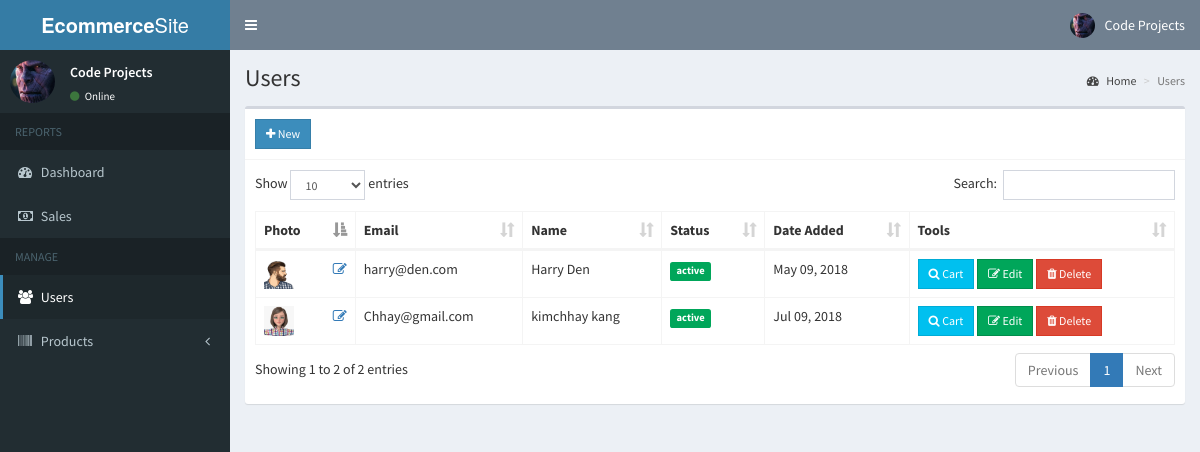
The page /admin/users.php (signed in) on the database its author committed.
### tables this page shows
CREATE TABLE IF NOT EXISTS `users` (
  `id` int(11) NOT NULL AUTO_INCREMENT,
  `email` varchar(200) NOT NULL,
  `password` varchar(60) NOT NULL,
  `type` int(1) NOT NULL,
  `firstname` varchar(50) NOT NULL,
  `lastname` varchar(50) NOT NULL,
  `address` text NOT NULL,
  `contact_info` varchar(100) NOT NULL,
  `photo` varchar(200) NOT NULL,
  `status` int(1) NOT NULL,
  `activate_code` varchar(15) NOT NULL,
  `reset_code` varchar(15) NOT NULL,
  `created_on` date NOT NULL,
  PRIMARY KEY (`id`)
);

### admin/includes/session.php (called while the page is built, shortened)
<?php
	include '../includes/conn.php';
	$conn = $pdo->open();
	$stmt = $conn->prepare("SELECT * FROM users WHERE id=:id");
	$stmt->execute(['id'=>$_SESSION['admin']]);
	$admin = $stmt->fetch();
?>

### admin/users.php (the view, shortened to what this page needs)
<?php include 'includes/session.php'; ?>
<?php include 'includes/header.php'; ?>
<body class="hold-transition skin-blue sidebar-mini">
<div class="wrapper">
  <?php include 'includes/navbar.php'; ?>
  <?php include 'includes/menubar.php'; ?>
  <div class="content-wrapper">
    <section class="content-header">
      <h1>
        Users
      </h1>
      <ol class="breadcrumb">
        <li><a href="#"><i class="fa fa-dashboard"></i> Home</a></li>
        <li class="active">Users</li>
      </ol>
    </section>
    <section class="content">
      <div class="row">
        <div class="col-xs-12">
          <div class="box">
            <div class="box-header with-border">
              <a href="#addnew" data-toggle="modal" class="btn btn-primary btn-sm btn-flat"><i class="fa fa-plus"></i> New</a>
            </div>
            <div class="box-body">
              <table id="example1" class="table table-bordered">
                <thead>
                  <th>Photo</th>
                  <th>Email</th>
                  <th>Name</th>
                  <th>Status</th>
                  <th>Date Added</th>
                  <th>Tools</th>
                </thead>
                <tbody>
                  <?php
                    $conn = $pdo->open();
                    try{
                      $stmt = $conn->prepare("SELECT * FROM users WHERE type=:type");
                      $stmt->execute(['type'=>0]);
                      foreach($stmt as $row){
                        $image = (!empty($row['photo'])) ? '../images/'.$row['photo'] : '../images/profile.jpg';
                        $status = ($row['status']) ? '<span class="label label-success">active</span>' : '<span class="label label-danger">not verified</span>';
                        $active = (!$row['status']) ? '<span class="pull-right"><a href="#activate" class="status" data-toggle="modal" data-id="'.$row['id'].'"><i class="fa fa-check-square-o"></i></a></span>' : '';
                        echo "
                          <tr>
                            <td>
                              <img src='".$image."' height='30px' width='30px'>
                              <span class='pull-right'><a href='#edit_photo' class='photo' data-toggle='modal' data-id='".$row['id']."'><i class='fa fa-edit'></i></a></span>
                            </td>
                            <td>".$row['email']."</td>
                            <td>".$row['firstname'].' '.$row['lastname']."</td>
                            <td>
                              ".$status."
                              ".$active."
                            </td>
                            <td>".date('M d, Y', strtotime($row['created_on']))."</td>
                            <td>
                              <a href='cart.php?user=".$row['id']."' class='btn btn-info btn-sm btn-flat'><i class='fa fa-search'></i> Cart</a>
                              <button class='btn btn-success btn-sm edit btn-flat' data-id='".$row['id']."'><i class='fa fa-edit'></i> Edit</button>
                              <button class='btn btn-danger btn-sm delete btn-flat' data-id='".$row['id']."'><i class='fa fa-trash'></i> Delete</button>
                            </td>
                          </tr>
                        ";
                      }
                    }
                    catch(PDOException $e){
                      echo $e->getMessage();
                    }
                  ?>
                </tbody>
              </table>
            </div>
          </div>
        </div>
      </div>
    </section>
  </div>
</div>
</body>
</html>

### admin/includes/navbar.php (shortened to what this page needs)
<header class="main-header">
  <a href="#" class="logo">
    <span class="logo-lg"><b>Ecommerce</b>Site</span>
  </a>
  <nav class="navbar navbar-static-top">
    <a href="#" class="sidebar-toggle" data-toggle="push-menu" role="button">
    </a>
    <div class="navbar-custom-menu">
      <ul class="nav navbar-nav">
        <li class="dropdown user user-menu">
          <a href="#" class="dropdown-toggle" data-toggle="dropdown">
            <img src="<?php echo (!empty($admin['photo'])) ? '../images/'.$admin['photo'] : '../images/profile.jpg'; ?>" class="user-image" alt="User Image">
            <span class="hidden-xs"><?php echo $admin['firstname'].' '.$admin['lastname']; ?></span>
          </a>
        </li>
      </ul>
    </div>
  </nav>
</header>

### admin/includes/menubar.php (shortened to what this page needs)
<aside class="main-sidebar">
  <section class="sidebar">
    <div class="user-panel">
      <div class="pull-left image">
        <img src="<?php echo (!empty($admin['photo'])) ? '../images/'.$admin['photo'] : '../images/profile.jpg'; ?>" class="img-circle" alt="User Image">
      </div>
      <div class="pull-left info">
        <p><?php echo $admin['firstname'].' '.$admin['lastname']; ?></p>
        <a><i class="fa fa-circle text-success"></i> Online</a>
      </div>
    </div>
    <ul class="sidebar-menu" data-widget="tree">
      <li class="header">REPORTS</li>
      <li><a href="home.php"><i class="fa fa-dashboard"></i> <span>Dashboard</span></a></li>
      <li><a href="sales.php"><i class="fa fa-money"></i> <span>Sales</span></a></li>
      <li class="header">MANAGE</li>
      <li><a href="users.php"><i class="fa fa-users"></i> <span>Users</span></a></li>
      <li class="treeview">
        <a href="#">
          <i class="fa fa-barcode"></i>
          <span>Products</span>
          <span class="pull-right-container">
            <i class="fa fa-angle-left pull-right"></i>
          </span>
        </a>
      </li>
    </ul>
  </section>
</aside>

### rows shown on the page
users: photo (picture), firstname "Code", lastname "Projects"
users: photo (picture), email "harry@den.com", firstname "Harry", lastname "Den", status "active", created_on "May 09, 2018"
users: photo (picture), email "Chhay@gmail.com", firstname "kimchhay", lastname "kang", status "active", created_on "Jul 09, 2018"
